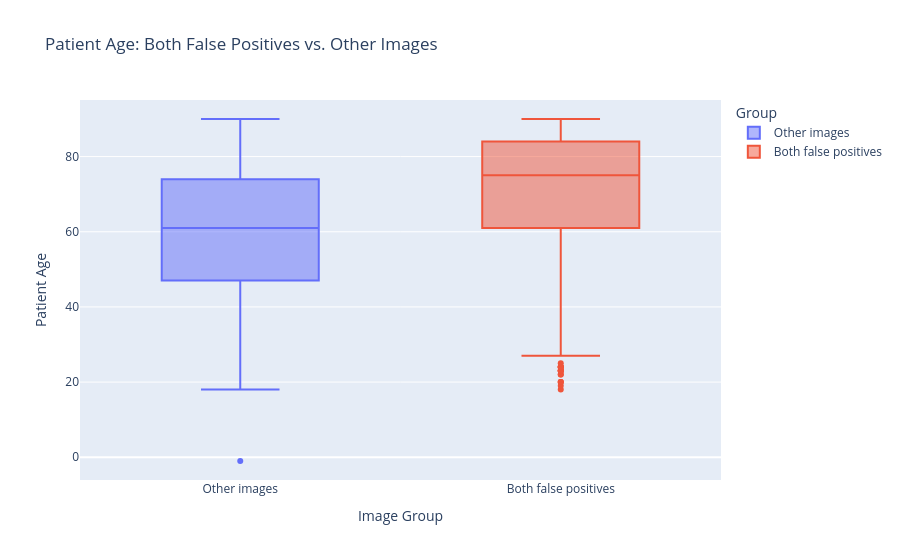

The notebook cell this image was saved under:
### Code cell
fig = px.box(
    metadata_df,
    x="Group",
    y="Age",
    color="Group",
    points="outliers",
    title="Patient Age: Both False Positives vs. Other Images"
)

fig.update_layout(
    xaxis_title="Image Group",
    yaxis_title="Patient Age"
)

fig.show()

### Figure 1 — Plotly figure (JSON) as saved in the notebook; plotly's stock layout.template omitted (floating-point values rounded to 4 significant figures; data arrays with more than 128 entries replaced by an {"elided": "..."} marker saying what was removed)
{"data": [{"alignmentgroup": "True", "boxpoints": "outliers", "hovertemplate": "Group=%{x}<br>Age=%{y}<extra></extra>", "legendgroup": "Other images", "marker": {"color": "#636efa"}, "name": "Other images", "notched": false, "offsetgroup": "Other images", "orientation": "v", "showlegend": true, "type": "box", "x": {"elided": "9086 str values"}, "x0": " ", "xaxis": "x", "y": {"elided": "9086 int values"}, "y0": " ", "yaxis": "y"}, {"alignmentgroup": "True", "boxpoints": "outliers", "hovertemplate": "Group=%{x}<br>Age=%{y}<extra></extra>", "legendgroup": "Both false positives", "marker": {"color": "#EF553B"}, "name": "Both false positives", "notched": false, "offsetgroup": "Both false positives", "orientation": "v", "showlegend": true, "type": "box", "x": {"elided": "914 str values"}, "x0": " ", "xaxis": "x", "y": {"elided": "914 int values"}, "y0": " ", "yaxis": "y"}], "layout": {"boxmode": "overlay", "legend": {"title": {"text": "Group"}, "tracegroupgap": 0}, "title": {"text": "Patient Age: Both False Positives vs. Other Images"}, "xaxis": {"anchor": "y", "categoryarray": ["Other images", "Both false positives"], "categoryorder": "array", "domain": [0, 1], "title": {"text": "Image Group"}}, "yaxis": {"anchor": "x", "domain": [0, 1], "title": {"text": "Patient Age"}}}}
